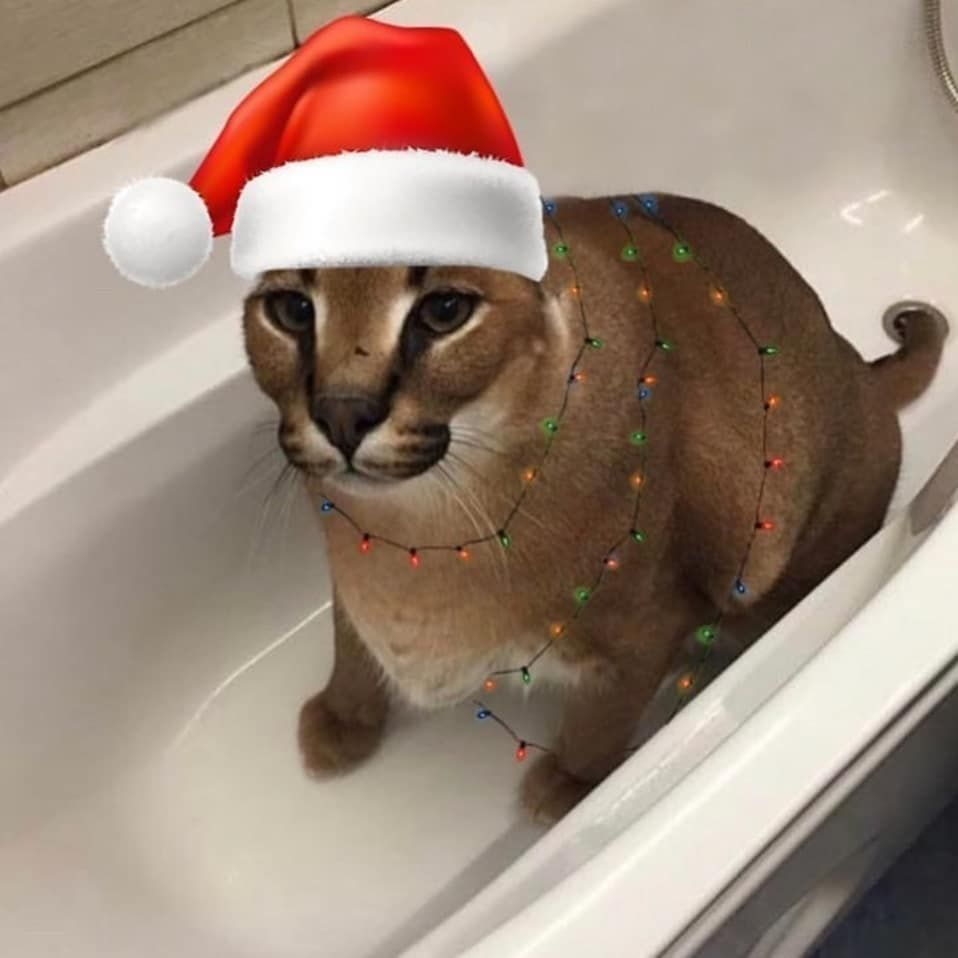
#> input picture images/9.png, 958 x 958 px
$ python niveaux_de_gris.py
#> lines starting #> are read from the running program, lines starting #| are printed output that depends on the picture
#> further down, image is the input picture: PIL image 958x958 RGB; mean R, G, B 156.7, 136.7, 122.5
import PIL
from PIL import Image


def niveaux_de_gris(image):
    '''
    image --> image
    renvoie une image en niveau de gris
    '''
    lar,lon = image.width , image.height
#> lar = 958; lon = 958
    for x in range (lar):
        for y in range (lon):
            r,g,b = image.getpixel((x,y))
            moyenne_gris = round((r+g+b)/3)
            image.putpixel((x,y),(moyenne_gris,moyenne_gris,moyenne_gris))
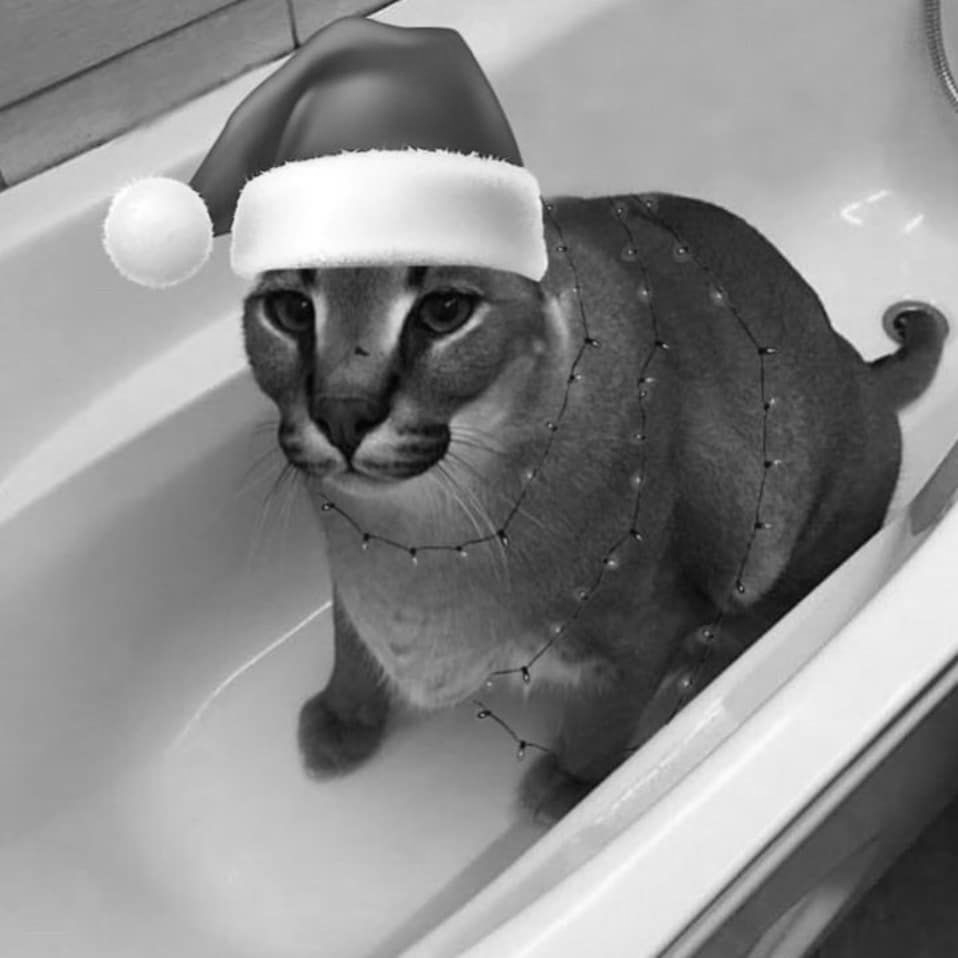
#> image: PIL image 958x958 RGB; min 3, max 255, mean 138.6
    image.show()


image = Image.open('images/9.png')
niveaux_de_gris(image)
